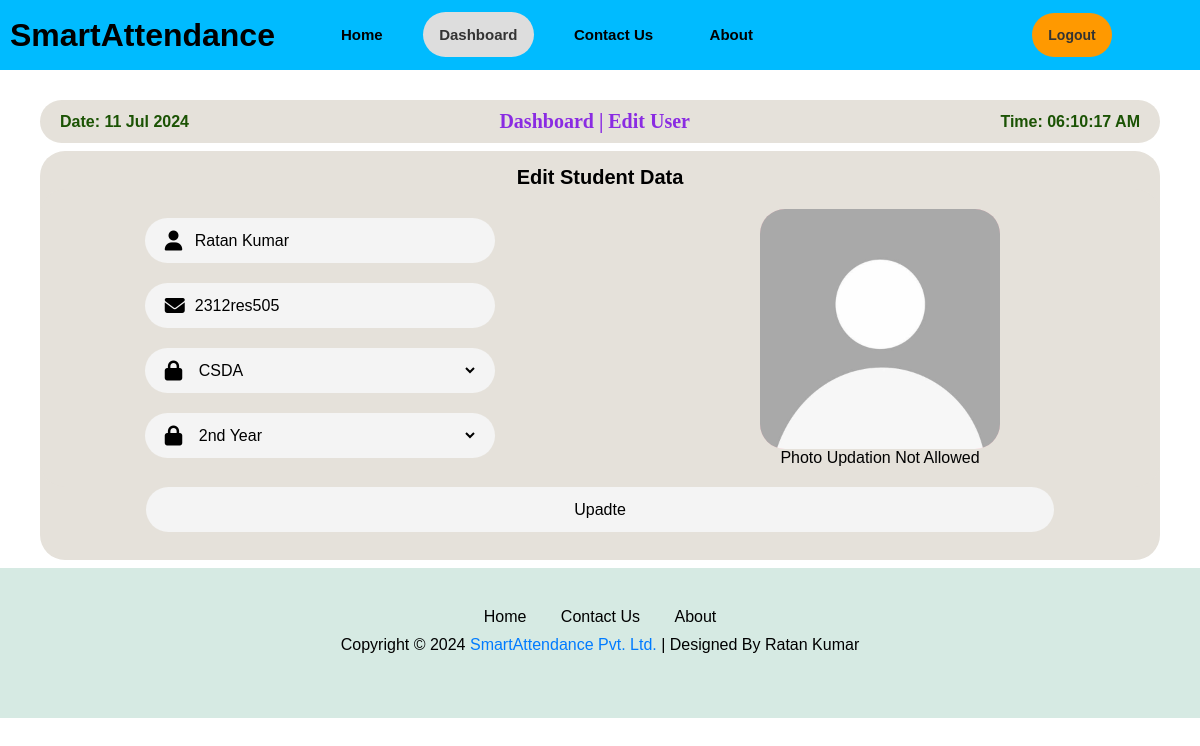
Screenshot of /edit_user/1 (signed in) with the database file from the repository.
### app.py (models this page shows, shortened)
class Student(db.Model):
    st_id = db.Column(db.Integer, primary_key=True)
    user_id = db.Column(db.Integer, db.ForeignKey('user.id'), nullable=False)
    st_name = db.Column(db.String(100), nullable=False)
    roll_no = db.Column(db.String(100), unique=True, nullable=False)
    branch = db.Column(db.String(100), nullable=False)
    year = db.Column(db.String(100), nullable=False)
    created_at = db.Column(db.DateTime(timezone=True), server_default=func.now())
    user = db.relationship('User', backref=db.backref('students', lazy=True))

### app.py (the view, shortened to what this page needs)
@app.route('/edit_user/<int:student_id>', methods=['GET', 'POST'])
def edit_user(student_id):
    if 'email' in session:
        user = User.query.filter_by(email=session['email']).first()
        student = Student.query.filter_by(st_id=student_id, user_id=user.id).first()
        if not student:
            flash('Student not found or you do not have permission to edit this student.', 'error')
            return redirect('/edit_user')
        return render_template('edit_user1.html', active_page='dashboard', user=user, student=student, title='Dashboard | Edit Student')
    else:
        flash('You need to login first.', 'error')
        return redirect('/login')

### templates/edit_user1.html (shortened to what this page needs)
{% extends "layout.html" %}
{% block content %}
<link rel="stylesheet" href="{{ url_for('static', filename='css/edit_user.css') }}">
<div class="main-page">
    <div class="dashboard-page">
        <div class="Dashboard-menu-header">
            <h7 id="today_date">Date: {{ today_date }}</h7>
            <h1>Dashboard | Edit User</h1>
            <h7 id="today_time">Time: {{ today_time }}</h7>
        </div>
        <div class="Dashboard-menux">
            <form action="/edit_user/{{student.st_id}}" method="POST">
                <h4>Edit Student Data</h4>
                <div class="Dashboard-menu">
                    <div class="box1">
                        <div class="input-container">
                            <i class="fas fa-user"></i>
                            <input type="text" name="st_name" value="{{ student.st_name }}" placeholder="Name" required>
                        </div>
                        <div class="input-container">
                            <i class="fas fa-envelope"></i>
                            <input type="text" name="roll_no" value="{{ student.roll_no }}" placeholder="Roll No." required>
                        </div>
                        <div class="input-container">
                            <i class="fas fa-lock"></i>
                            <select id="dropdown" name="branch" required>
                                <option value="CSDA" {% if student.branch == 'CSDA' %} selected {% endif %}>CSDA</option>
                            </select>
                        </div>
                        <div class="input-container">
                            <i class="fas fa-lock"></i>
                            <select id="dropdown" name="year" required>
                                <option value="2" {% if student.year == '2' %} selected {% endif %}>2nd Year</option>
                            </select>
                        </div>
                    </div>
                    <div class="box2">
                        <div class="video-container">
                            <img src="{{ url_for('static', filename='Images/camera_demo.jpg') }}" alt="Video_capture">
                            <p>Photo Updation Not Allowed</p>
                        </div>
                    </div>
                </div>
                <div class="submit-container">
                    <input type="submit" value="Upadte">
                </div>
            </form>
        </div>
    </div>
</div>
{% endblock %}

### static/css/layout.css (style rules this page uses)
* { margin: 0px; padding: 0px; box-sizing: border-box; font-family: sans-serif; }
body { width: 100%; height: auto; }

### static/css/edit_user.css (style rules this page uses)
.main-page { height: auto; width: 100%; display: flex; }
.dashboard-page { height: auto; width: 100%; }
.Dashboard-menu-header { display: flex; align-items: center; justify-content: space-between; width: auto; height: auto; margin: 100px 40px 8px; background-color: #E5E1DA; border-radius: 25px; padding: 10px 20px 10px; }
.Dashboard-menu-header h1 { font-size: 20px; font-weight: bold; font-family: Georgia, 'Times New Roman', Times, serif; color: blueviolet; }
.Dashboard-menu-header h7 { color: rgb(27, 83, 4); font-weight: bold; }
.Dashboard-menux { margin: 8px 40px 8px; border-radius: 25px; background-color: #E5E1DA; padding-bottom: 8px; }
.Dashboard-menux h4 { text-align: center; font-size: 20px; color: black; padding-top: 15px; font-weight: 550; }
.Dashboard-menu { display: flex; justify-content: space-around; align-items: center; width: auto; height: auto; background-color: #E5E1DA; border-radius: 25px; }
.box1 { width: 40%; height: auto; margin: 10px; padding: 5px; display: flex; align-items: center; justify-content: center; flex-direction: column; }
.input-container { background-color: #f4f4f4; border-radius: 25px; margin: 10px; width: 80%; height: 45px; }
.input-container input { background-color:transparent; border-radius: 25px; width: 100%; height: 100%; border: none; outline: none; font-size: 16px; padding-left: 50px; }
.input-container i { position: absolute; margin-left: 20px; margin-top: 13px; font-size: 20px; }
.input-container select { background-color:transparent; border-radius: 25px; width: 95%; height: 100%; border: none; outline: none; font-size: 16px; padding-left: 50px; }
.submit-container { background-color: #f4f4f4; border-radius: 25px; width: 81%; height: 45px; margin: auto; margin-bottom: 20px; }
.submit-container input { background-color:transparent; border-radius: 25px; width: 100%; height: 100%; border: none; outline: none; font-size: 16px; }
.box2 { width: 40%; height: auto; margin: 10px; padding: 10px; }
.video-container { display: flex; align-items: center; justify-content: center; flex-direction: column; }
.video-container img { height: 240px; width: auto; background-color: pink; border-radius: 25px; }

### rows the page displays
Student: st_name "Ratan Kumar", roll_no "2312res505", branch "CSDA", year "2nd Year"
